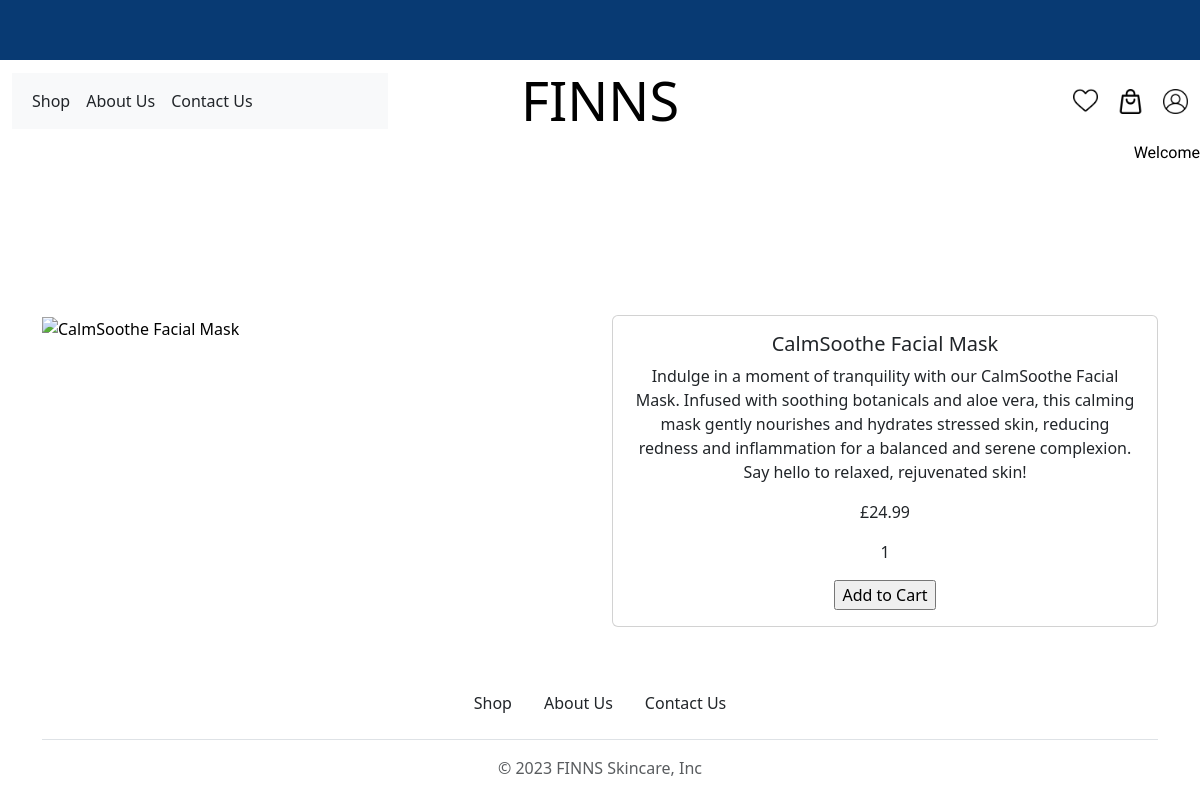
The page /product/products/1/ on the database its author committed.
### product/models.py (models this page shows, shortened)
class Product(models.Model):
    CATEGORY_CHOICES = [
        ('Cleanser', 'cleanser'),
        ('Moisturizer', 'moisturizer'),
        ('Serum', 'serum'),
        ('Sunscreen', 'sunscreen'),
        ('Mask', 'mask'),
        ('Toner', 'toner'),
        ('Exfoliant', 'exfoliant'),
        ('Eye Cream', 'eye_cream'),
    ]
    seller = models.ForeignKey(get_user_model(), on_delete=models.CASCADE)
    title = models.CharField(max_length=255)
    description = models.TextField()
    price = models.DecimalField(max_digits=10, decimal_places=2)
    quantity = models.PositiveIntegerField()
    category = models.CharField(max_length=20, choices=CATEGORY_CHOICES, blank=True, null=True)
    created_at = models.DateTimeField(auto_now_add=True)
    updated_at = models.DateTimeField(auto_now=True)
    product_image = CloudinaryField('image', default='placeholder')

### product/views.py (the view)
# urls.py: path('products/<int:pk>/', ProductListDetail.as_view(), name='product_detail'),
class ProductListDetail(generic.DetailView):
    model = Product
    template_name = "product_detail.html"

### templates/product_detail.html (shortened to what this page needs)
{% extends "base.html" %}
{% load static %}
{% block content %}
<div
  class="container d-flex align-items-center justify-content-center product-detail"
>
  <div class="row">
    <div class="col-md-6">
      {% if "placeholder" in object.product_image.url %}
      <img
        class="card-img-top img-fluid product-image-detail"
        src="{% static 'images/default-image-icon-missing-picture-page-vector-40546530.jpg' %}"
        alt="placeholder image"
      />
      {% else %}
      <img
        class="card-img-top img-fluid product-image-detail"
        src="{{ object.product_image.url }}"
        alt="{{ object.title }}"
      />
      {% endif %}
    </div>
    <div class="col-md-6">
      <div class="card text-center mb-3">
        <div class="card-body">
          <h5 class="card-title">{{ object.title }}</h5>
          <p class="card-text">{{ object.description }}</p>
          <p class="card-text">£{{ object.price }}</p>
          <p class="card-text">{{ object.id }}</p>
          <form method="post">
            <input type="submit" value="Add to Cart" />
          </form>
        </div>
      </div>
    </div>
  </div>
</div>
<link href="https://cdn.jsdelivr.net/npm/bootstrap@5.3.0-alpha1/dist/css/bootstrap.min.css" rel="stylesheet">
{% endblock %}

### static/css/style.css (style rules this page uses)
body { font-family: "Playfair Display", serif; color: black !important; min-height: 100vh; }
.product-detail { margin-top: 150px; }
.product-image-detail { width: 100%; height: auto; object-fit: cover; }

### rows shown on the page
Product: title "CalmSoothe Facial Mask", description "Indulge in a moment of tranquility with our CalmSoothe Facial Mask. Infused with soothing botanicals and aloe vera, this calming mask gently nourishes and hydrates stressed skin, reducing redness and inflammation for a balanced and serene complexion. Say hello to relaxed, rejuvenated skin!", price "24.99", id "1"
